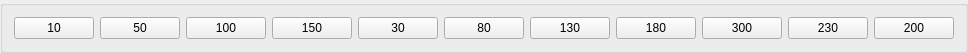
<?xml version="1.0" encoding="UTF-8"?>
<ui version="4.0">
 <class>GroupBox</class>
 <widget class="QGroupBox" name="GroupBox">
  <property name="geometry">
   <rect>
    <x>0</x>
    <y>0</y>
    <width>905</width>
    <height>43</height>
   </rect>
  </property>
  <property name="sizePolicy">
   <sizepolicy hsizetype="Preferred" vsizetype="MinimumExpanding">
    <horstretch>0</horstretch>
    <verstretch>0</verstretch>
   </sizepolicy>
  </property>
  <property name="windowTitle">
   <string>GroupBox</string>
  </property>
  <layout class="QHBoxLayout" name="horizontalLayout">
   <item>
    <widget class="QPushButton" name="pushButton">
     <property name="text">
      <string>10</string>
     </property>
    </widget>
   </item>
   <item>
    <widget class="QPushButton" name="pushButton_2">
     <property name="text">
      <string>50</string>
     </property>
    </widget>
   </item>
   <item>
    <widget class="QPushButton" name="pushButton_7">
     <property name="text">
      <string>100</string>
     </property>
    </widget>
   </item>
   <item>
    <widget class="QPushButton" name="pushButton_3">
     <property name="text">
      <string>150</string>
     </property>
    </widget>
   </item>
   <item>
    <widget class="QPushButton" name="pushButton_4">
     <property name="text">
      <string>30</string>
     </property>
    </widget>
   </item>
   <item>
    <widget class="QPushButton" name="pushButton_5">
     <property name="text">
      <string>80</string>
     </property>
    </widget>
   </item>
   <item>
    <widget class="QPushButton" name="pushButton_6">
     <property name="text">
      <string>130</string>
     </property>
    </widget>
   </item>
   <item>
    <widget class="QPushButton" name="pushButton_8">
     <property name="text">
      <string>180</string>
     </property>
    </widget>
   </item>
   <item>
    <widget class="QPushButton" name="pushButton_9">
     <property name="text">
      <string>300</string>
     </property>
    </widget>
   </item>
   <item>
    <widget class="QPushButton" name="pushButton_10">
     <property name="text">
      <string>230</string>
     </property>
    </widget>
   </item>
   <item>
    <widget class="QPushButton" name="pushButton_11">
     <property name="text">
      <string>200</string>
     </property>
    </widget>
   </item>
  </layout>
 </widget>
 <resources/>
 <connections/>
</ui>
